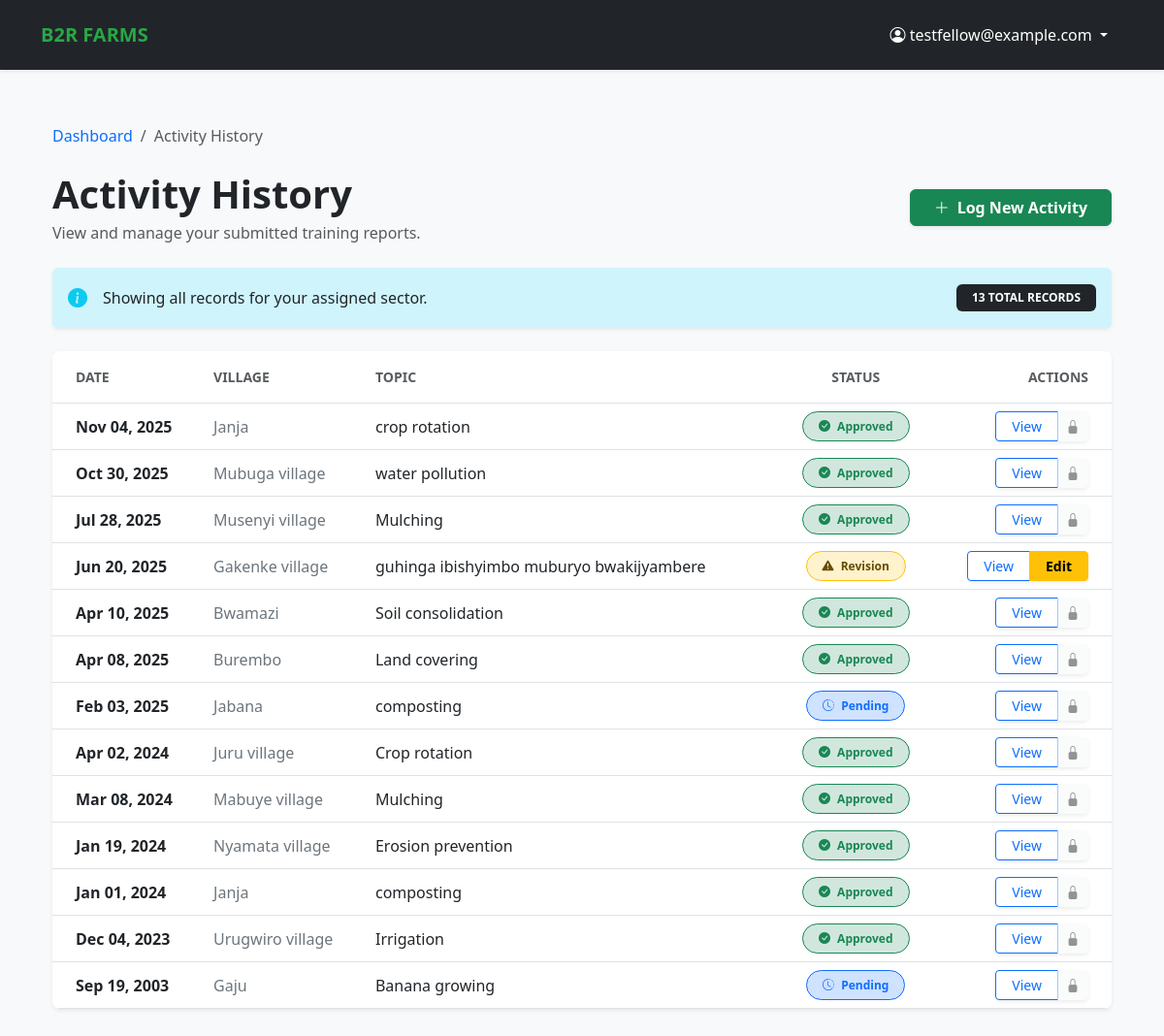
The page /activities/all-activities/ (signed in) on the database as committed earlier.
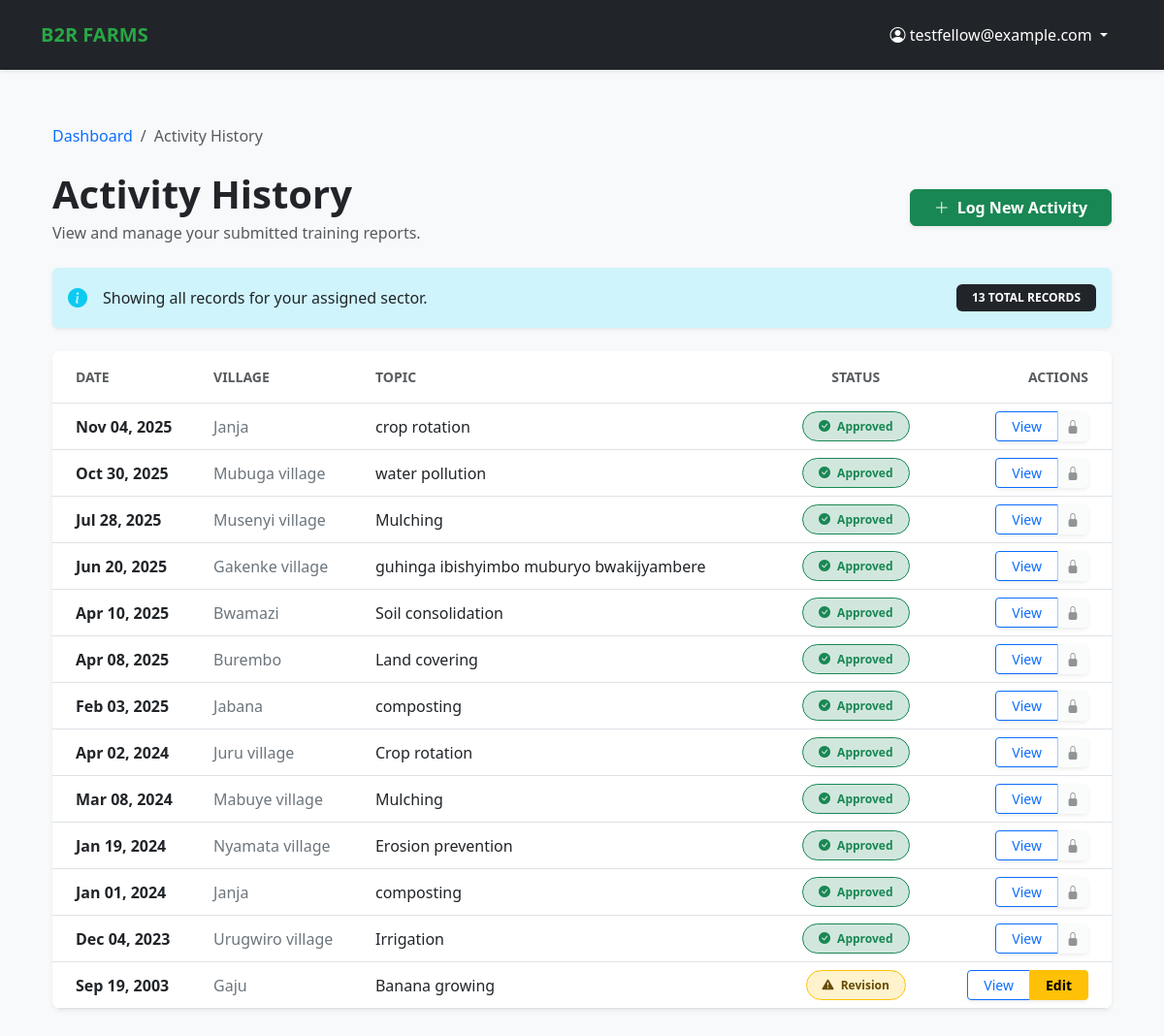
The same page on the database as committed later.
### activities/models.py (models this page shows, shortened)
class TrainingActivity(models.Model):
    class Status(models.TextChoices):
        PENDING = 'PENDING', 'Pending Review'
        APPROVED = 'APPROVED', 'Approved'
        REVISION = 'REVISION', 'Needs Revision'
    fellow = models.ForeignKey(
        Fellow,
        on_delete=models.CASCADE,
        related_name='activities'
    )
    date = models.DateField(validators=[validate_not_future])
    sector = models.ForeignKey(
        Sector,
        on_delete=models.PROTECT,
        related_name='training_activities'
    )
    village_name = models.CharField(max_length=100)
    verified_village = models.CharField(
        max_length=100,
        blank=True,
        null=True,
        help_text="Standardized village name confirmed by Mentor upon approval."
    )
    number_of_farmers_trained = models.PositiveIntegerField(
        validators=[MinValueValidator(1, message="You must train at least one farmer.")]
    )
    training_topic = models.CharField(
        max_length=255,
        help_text="e.g., Mulching, Crop Rotation, Soil Conservation"
    )
    METHOD_CHOICES = [
        ('demonstration', 'Demonstration'),
        ('field_visit', 'Field Visit'),
        ('group_session', 'Group Session'),
        ('workshop', 'Workshop'),
    ]
    training_method = models.CharField(
        max_length=50,
        choices=METHOD_CHOICES
    )
    duration = models.DurationField(
        help_text="Format: HH:MM:SS (e.g., 02:30:00 for 2 hours and 30 mins)",
        default=timedelta(hours=1)
    )
    challenges_notes = models.TextField(blank=True, null=True)
    success_stories = models.TextField(blank=True, null=True)
    photos = models.ImageField(upload_to='training_photos/', blank=True, null=True)
    status = models.CharField(
        max_length=20,
        choices=Status.choices,
        default=Status.PENDING,
        help_text="The current approval status of this report."
    )
    approved_by = models.ForeignKey(
        settings.AUTH_USER_MODEL,
        on_delete=models.SET_NULL,
        null=True,
        blank=True,
        related_name='approved_activities'
    )
    is_resubmitted = models.BooleanField(default=False)
    mentor_comments = models.TextField(
        blank=True,
        null=True,
        help_text="Feedback provided by the assigned Mentor."
    )
    created_at = models.DateTimeField(auto_now_add=True)
    updated_at = models.DateTimeField(auto_now=True)
    class Meta:
        ordering = ['-date', 'sector__name']
        verbose_name_plural = "Training Activities"

### activities/views.py (the view)
# urls.py: path('all-activities/', views.all_activities_view, name='all_activities'),
@login_required
def all_activities_view(request):
    activities = TrainingActivity.objects.filter(fellow__user=request.user).order_by('-date')
    return render(request, 'activities/all_activities.html', {'activities': activities})

### activities/templates/activities/all_activities.html (shortened to what the changed rows need)
{% extends 'base.html' %}
{% block content %}
<div class="container py-4">
    <div class="d-flex flex-column flex-md-row justify-content-between align-items-md-center mb-4 gap-3">
        <div>
            <h1 class="fw-bold text-dark mb-1">Activity History</h1>
        </div>
    </div>
    <div class="card shadow-sm border-0 rounded-3 overflow-hidden">
        <div class="table-responsive">
            <table class="table table-hover align-middle mb-0">
                <thead class="bg-light">
                    <tr>
                        <th class="ps-4 py-3 text-uppercase small fw-bold text-muted">Date</th>
                        <th class="py-3 text-uppercase small fw-bold text-muted">Village</th>
                        <th class="py-3 text-uppercase small fw-bold text-muted">Topic</th>
                        <th class="py-3 text-uppercase small fw-bold text-muted text-center">Status</th>
                        <th class="pe-4 py-3 text-uppercase small fw-bold text-muted text-end">Actions</th>
                    </tr>
                </thead>
                <tbody>
                    {% for activity in activities %}
                    <tr>
                        <td class="ps-4 fw-bold text-dark">
                            {{ activity.date|date:"M d, Y" }}
                        </td>
                        <td class="text-secondary">
                            {{ activity.village_name }}
                        </td>
                        <td class="text-dark fw-medium">
                            {{ activity.training_topic|truncatechars:40 }}
                        </td>
                        <td class="text-center">
                            {% if activity.status == 'APPROVED' %}
                                <span class="badge rounded-pill bg-success-subtle text-success border border-success px-3 py-2">
                                    <i class="bi bi-check-circle-fill me-1"></i> Approved
                                </span>
                            {% elif activity.status == 'REVISION' %}
                                <span class="badge rounded-pill bg-warning-subtle text-warning-emphasis border border-warning px-3 py-2">
                                    <i class="bi bi-exclamation-triangle-fill me-1"></i> Revision
                                </span>
                            {% else %}
                                <span class="badge rounded-pill bg-primary-subtle text-primary border border-primary px-3 py-2">
                                    <i class="bi bi-clock-history me-1"></i> Pending
                                </span>
                            {% endif %}
                        </td>
                        <td class="pe-4 text-end">
                            <div class="btn-group shadow-sm">
                                <a href="{% url 'activity_detail' activity.pk %}" class="btn btn-outline-primary btn-sm px-3">
                                    View
                                </a>
                                {% if activity.status == 'REVISION' %}
                                    <a href="{% url 'edit_report' activity.pk %}" class="btn btn-warning btn-sm px-3 fw-bold">
                                        Edit
                                    </a>
                                {% else %}
                                    <button class="btn btn-light btn-sm text-muted" disabled title="Locked">
                                        <i class="bi bi-lock-fill"></i>
                                    </button>
                                {% endif %}
                            </div>
                        </td>
                    </tr>
                    {% endfor %}
                </tbody>
            </table>
        </div>
    </div>
</div>
{% endblock %}

Rows that differ between the two databases and show on the page:
changed TrainingActivity "Jun 20, 2025": status "Revision Edit" → "Approved"
changed TrainingActivity "Feb 03, 2025": status "Pending" → "Approved"
changed TrainingActivity "Sep 19, 2003": status "Pending" → "Revision Edit"
